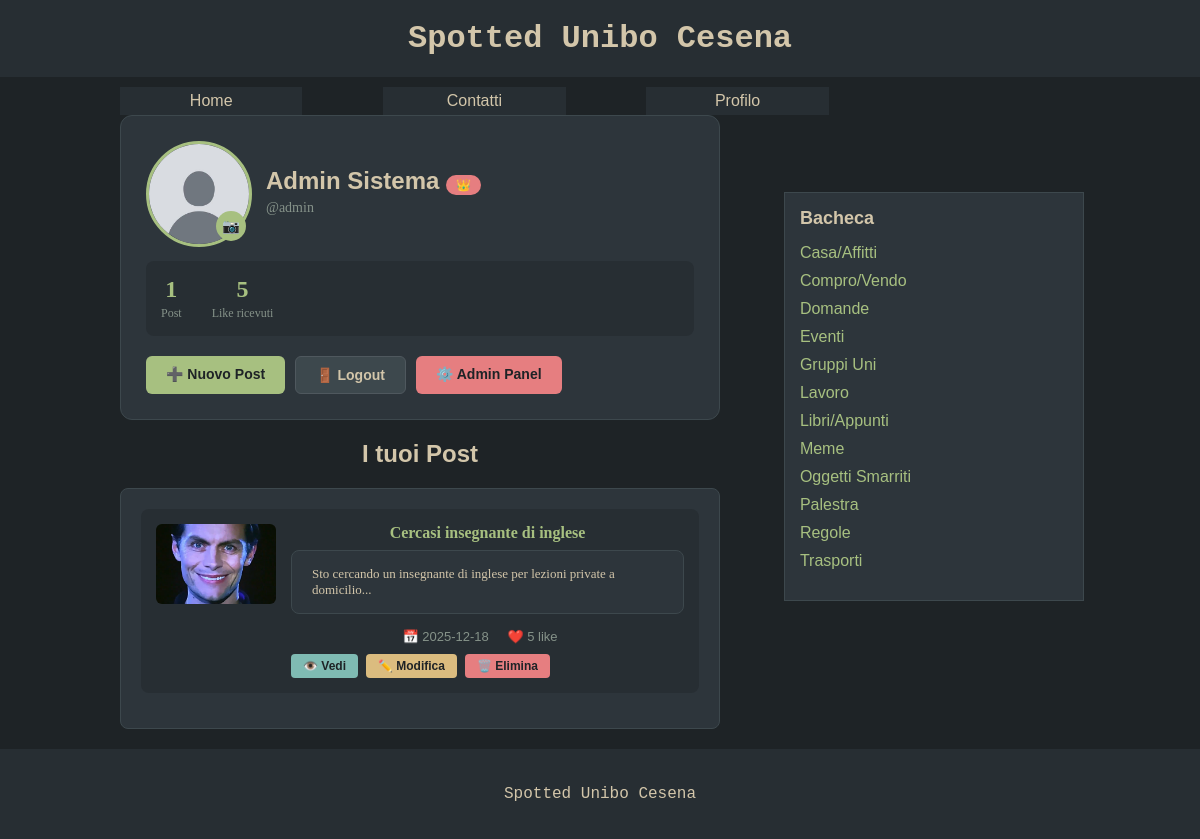
The page /profilo.php (signed in) on the database its author committed.
### tables this page shows
CREATE TABLE IF NOT EXISTS `utente` (
  `idutente` INT NOT NULL AUTO_INCREMENT,
  `username` VARCHAR(100) NOT NULL,
  `password` VARCHAR(512) NOT NULL,
  `nome` VARCHAR(45) NOT NULL,
  `attivo` TINYINT NULL DEFAULT 0,
  `amministratore` TINYINT NULL DEFAULT 0,
  `imgprofilo` VARCHAR(100) DEFAULT 'default-avatar.png',
  PRIMARY KEY (`idutente`)
);

CREATE TABLE IF NOT EXISTS `post` (
  `idpost` INT NOT NULL AUTO_INCREMENT,
  `titolopost` VARCHAR(100) NOT NULL,
  `testopost` MEDIUMTEXT NOT NULL,
  `datapost` DATE NOT NULL,
  `anteprimapost` TINYTEXT NOT NULL,
  `imgpost` VARCHAR(100) NOT NULL,
  `likes` INT NOT NULL DEFAULT 0,
  `anonimo` TINYINT NOT NULL DEFAULT 0,
  `utente` INT NOT NULL,
  PRIMARY KEY (`idpost`),
  INDEX `fk_post_utente_idx` (`utente` ASC),
  CONSTRAINT `fk_post_utente`
    FOREIGN KEY (`utente`)
    REFERENCES `utente` (`idutente`)
    ON DELETE NO ACTION
    ON UPDATE NO ACTION
);

CREATE TABLE IF NOT EXISTS `tag` (
  `idtag` INT NOT NULL AUTO_INCREMENT,
  `nometag` VARCHAR(50) NOT NULL,
  PRIMARY KEY (`idtag`),
  UNIQUE INDEX `nometag_UNIQUE` (`nometag` ASC)
);

### profilo.php (called while the page is built, shortened)
<?php
require_once 'bootstrap.php';
$viewingOther = isset($_GET["id"]) && is_numeric($_GET["id"]);
$profileUserId = $viewingOther ? intval($_GET["id"]) : (isUserLoggedIn() ? $_SESSION["idutente"] : null);
$profileUser = $dbh->getUserById($profileUserId);
$templateParams["titolo"] = "Spotted Unibo Cesena - Profilo di " . $profileUser["nome"];
$templateParams["js"] = array("js/main.js");
$isOwnProfile = isUserLoggedIn() && $_SESSION["idutente"] == $profileUserId;
$templateParams["user"] = $profileUser;
$templateParams["isOwnProfile"] = $isOwnProfile;
$templateParams["posts"] = $dbh->getPostByUserId($profileUserId);
$templateParams["postCount"] = $dbh->countUserPosts($profileUserId);
$templateParams["likesReceived"] = $dbh->countUserLikesReceived($profileUserId);
$templateParams["nome"] = "profilo.php";
require 'template/base.php';
?>

### utils/functions.php (called while the page is built, shortened)
<?php
function isUserLoggedIn(){
    return !empty($_SESSION['idutente']);
}
function isUserAdmin(){
    return !empty($_SESSION['amministratore']) && $_SESSION['amministratore'] == 1;
}
?>

### db/database.php (called while the page is built, shortened)
<?php
class DatabaseHelper{
    private $db;
    public function __construct($servername, $username, $password, $dbname, $port){
        $this->db = new mysqli($servername, $username, $password, $dbname, $port);
    }
    public function getPostByUserId($id){
        $query = "SELECT idpost, titolopost, imgpost, anteprimapost, datapost, likes, anonimo FROM post WHERE utente=? ORDER BY datapost DESC";
        $stmt = $this->db->prepare($query);
        $stmt->bind_param('i', $id);
        $stmt->execute();
        $result = $stmt->get_result();
        return $result->fetch_all(MYSQLI_ASSOC);
    }
    public function getUserById($id){
        $query = "SELECT idutente, username, nome, imgprofilo, amministratore FROM utente WHERE idutente=?";
        $stmt = $this->db->prepare($query);
        $stmt->bind_param('i', $id);
        $stmt->execute();
        $result = $stmt->get_result();
        return $result->fetch_assoc();
    }
    public function countUserPosts($idutente){
        $query = "SELECT COUNT(*) as count FROM post WHERE utente = ?";
        $stmt = $this->db->prepare($query);
        $stmt->bind_param('i', $idutente);
        $stmt->execute();
        $result = $stmt->get_result();
        $row = $result->fetch_assoc();
        return $row['count'];
    }
    public function countUserLikesReceived($idutente){
        $query = "SELECT COALESCE(SUM(likes), 0) as total FROM post WHERE utente = ?";
        $stmt = $this->db->prepare($query);
        $stmt->bind_param('i', $idutente);
        $stmt->execute();
        $result = $stmt->get_result();
        $row = $result->fetch_assoc();
        return $row['total'];
    }
    public function getTags(){
        $query = "SELECT idtag, nometag FROM tag ORDER BY nometag ASC";
        $stmt = $this->db->prepare($query);
        $stmt->execute();
        $result = $stmt->get_result();
        return $result->fetch_all(MYSQLI_ASSOC);
    }
}
?>

### bootstrap.php (called while the page is built, shortened)
<?php
require_once("utils/functions.php");
require_once("db/database.php");
$dbh = new DatabaseHelper("localhost", "root", "", "spotted_db", 3306);
?>

### template/base.php (the view, shortened to what this page needs)
<!DOCTYPE html>
<html lang="it">
<head>
    <link rel="stylesheet" href="./css/style.css" />
</head>
<body>
    <header>
        <h1>Spotted Unibo Cesena</h1>
    </header>
    <nav>
        <ul>
            <li><a href="index.php">Home</a></li>
            <li><a href="contatti.php">Contatti</a></li>
            <?php if(isUserLoggedIn()): ?>
            <li><a href="profilo.php">Profilo</a></li>
            <?php else: ?>
            <li><a href="login.php">Login</a></li>
            <?php endif; ?>
        </ul>
    </nav>
    <main>
    <?php
    if(isset($templateParams["nome"])){
        require("template/".$templateParams["nome"]);
    }
    ?>
    </main>
    <aside>
        <section>
            <h2>Bacheca</h2>
            <ul>
                <?php
                $tags = $dbh->getTags();
                foreach($tags as $tag):
                ?>
                <li><a href="tag.php?id=<?php echo $tag["idtag"]; ?>"><?php echo $tag["nometag"]; ?></a></li>
                <?php endforeach; ?>
            </ul>
        </section>
    </aside>
    <footer>
        <p>Spotted Unibo Cesena</p>
    </footer>
</body>
</html>

### template/profilo.php (shortened to what this page needs)
<div class="profilo-container">
    <div class="profilo-header">
        <div class="profilo-avatar">
            <?php
            $imgProfilo = !empty($templateParams["user"]["imgprofilo"]) ? $templateParams["user"]["imgprofilo"] : "default-avatar.png";
            ?>
            <img src="<?php echo UPLOAD_DIR.$imgProfilo; ?>" alt="Avatar di <?php echo $templateParams["user"]["nome"]; ?>" />
            <?php if($templateParams["isOwnProfile"]): ?>
            <form action="profilo.php" method="POST" enctype="multipart/form-data" class="avatar-form">
                <label for="imgprofilo" class="avatar-edit-btn" title="Cambia immagine profilo">📷</label>
            </form>
            <?php endif; ?>
        </div>
        <div class="profilo-info">
            <h2>
                <?php echo $templateParams["user"]["nome"]; ?>
                <?php if($templateParams["user"]["amministratore"]): ?>
                <span class="admin-badge" title="Amministratore">👑</span>
                <?php endif; ?>
            </h2>
            <?php if($templateParams["isOwnProfile"]): ?>
            <p class="username">@<?php echo $_SESSION["username"]; ?></p>
            <?php endif; ?>
        </div>
    </div>
    <div class="profilo-stats">
        <div class="stat">
            <span class="stat-number"><?php echo $templateParams["postCount"]; ?></span>
            <span class="stat-label">Post</span>
        </div>
        <div class="stat">
            <span class="stat-number"><?php echo $templateParams["likesReceived"]; ?></span>
            <span class="stat-label">Like ricevuti</span>
        </div>
    </div>
    <?php if($templateParams["isOwnProfile"]): ?>
    <div class="profilo-actions">
        <a href="gestisci-posts.php?azione=1" class="btn btn-primary">➕ Nuovo Post</a>
        <a href="logout.php" class="btn btn-secondary">🚪 Logout</a>
        <?php if(isUserAdmin()): ?>
        <a href="admin.php" class="btn btn-admin">⚙️ Admin Panel</a>
        <?php endif; ?>
    </div>
    <?php endif; ?>
</div>
<h2><?php echo $templateParams["isOwnProfile"] ? "I tuoi Post" : "Post di " . $templateParams["user"]["nome"]; ?></h2>
<section class="profilo-posts">
    <?php if(count($templateParams["posts"]) == 0): ?>
        <?php if($templateParams["isOwnProfile"]): ?>
        <p class="no-posts">Non hai ancora creato nessun post. <a href="gestisci-posts.php?azione=1">Crea il tuo primo post!</a></p>
        <?php else: ?>
        <p class="no-posts">Questo utente non ha ancora creato nessun post.</p>
        <?php endif; ?>
    <?php else: ?>
        <?php foreach($templateParams["posts"] as $post): ?>
        <article class="post-item-profilo">
            <div class="post-image">
                <?php if(!empty($post["imgpost"])): ?>
                <img src="<?php echo UPLOAD_DIR.$post["imgpost"]; ?>" alt="<?php echo $post["titolopost"]; ?>" />
                <?php endif; ?>
            </div>
            <div class="post-content">
                <h3>
                    <?php echo $post["titolopost"]; ?>
                </h3>
                <p class="post-preview"><?php echo $post["anteprimapost"]; ?></p>
                <p class="post-meta">
                    <span class="post-date">📅 <?php echo $post["datapost"]; ?></span>
                    <span class="post-likes">❤️ <?php echo $post["likes"]; ?> like</span>
                </p>
                <div class="post-actions-profilo">
                    <a href="post.php?id=<?php echo $post["idpost"]; ?>" class="btn-small btn-view">👁️ Vedi</a>
                    <?php if($templateParams["isOwnProfile"]): ?>
                    <a href="gestisci-posts.php?azione=2&id=<?php echo $post["idpost"]; ?>" class="btn-small btn-edit">✏️ Modifica</a>
                    <a href="gestisci-posts.php?azione=3&id=<?php echo $post["idpost"]; ?>" class="btn-small btn-delete">🗑️ Elimina</a>
                    <?php endif; ?>
                </div>
            </div>
        </article>
        <?php endforeach; ?>
    <?php endif; ?>
</section>

### rows shown on the page
utente: imgprofilo (placeholder picture), nome "Admin Sistema"
post: imgpost (placeholder picture), titolopost "Cercasi insegnante di inglese", anteprimapost "Sto cercando un insegnante di inglese per lezioni private a domicilio...", datapost "2025-12-18", likes "5"
tag: nometag "Casa/Affitti"
tag: nometag "Compro/Vendo"
tag: nometag "Domande"
tag: nometag "Eventi"
tag: nometag "Gruppi Uni"
tag: nometag "Lavoro"
tag: nometag "Libri/Appunti"
tag: nometag "Meme"
tag: nometag "Oggetti Smarriti"
tag: nometag "Palestra"
tag: nometag "Regole"
tag: nometag "Trasporti"

### other values the page prints
$_SESSION["username"] "admin"
$templateParams["postCount"] "1"
$templateParams["likesReceived"] "5"
